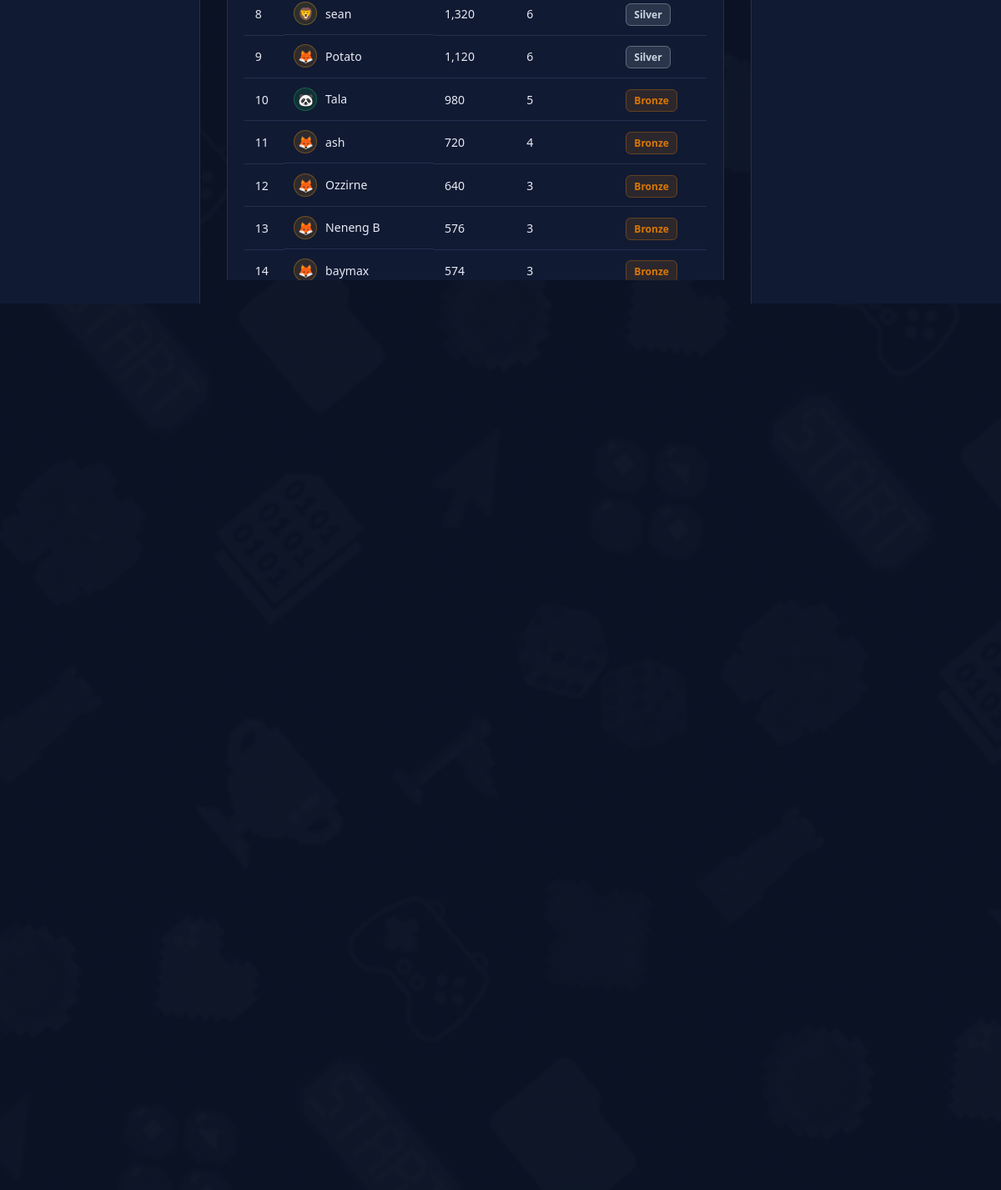
/leaderboards.php?tab=subnet&period=all (signed in, lower part), run on an earlier commit of the app's database.
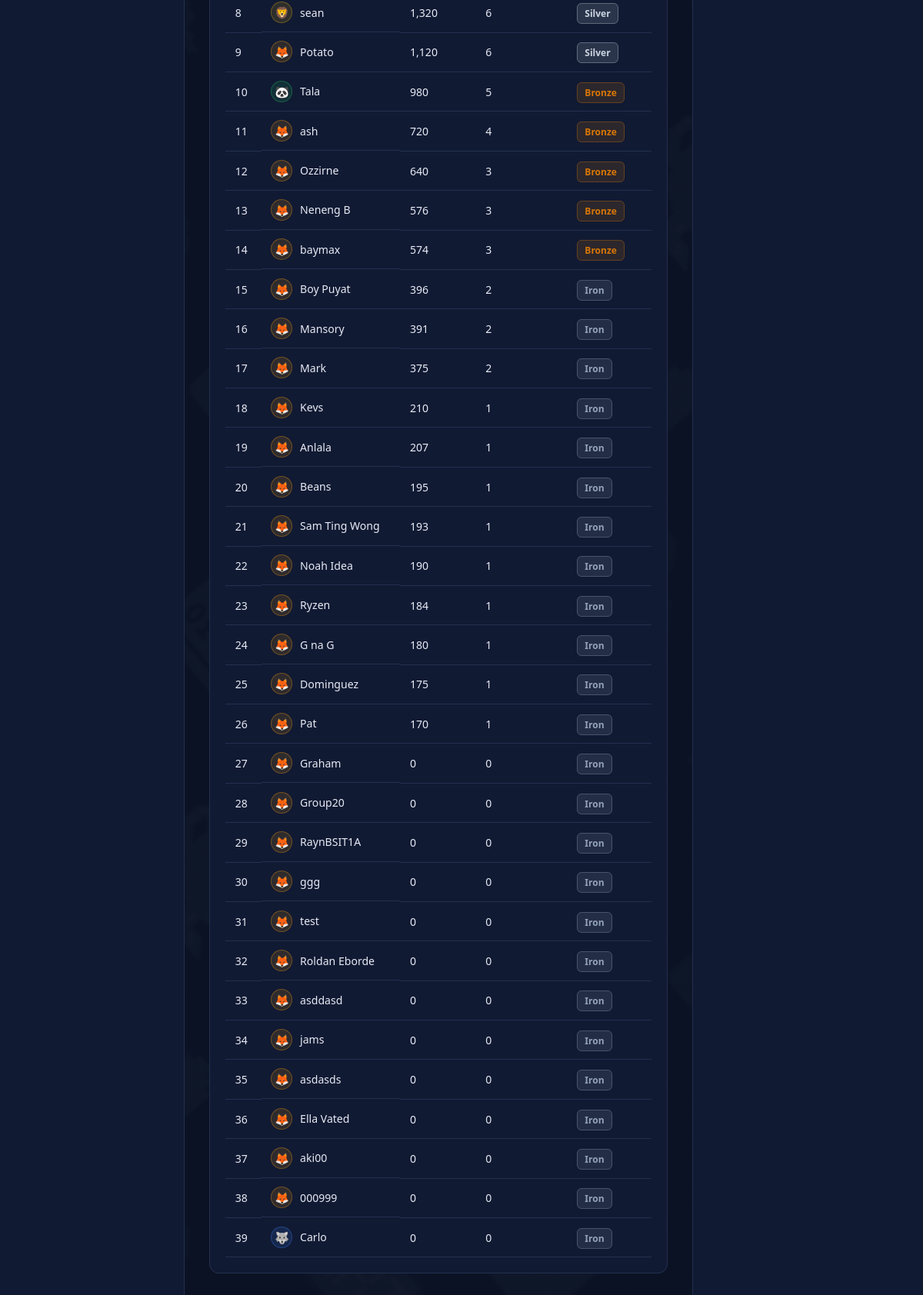
And on a later commit of the database.
### tables this page shows
CREATE TABLE `user_progress` (
  `user_id` int(11) NOT NULL,
  `level` int(11) NOT NULL DEFAULT 1,
  `career_xp` int(11) NOT NULL DEFAULT 0,
  `total_xp` int(11) NOT NULL DEFAULT 0,
  `xp_to_next_level` int(11) NOT NULL DEFAULT 500,
  `lessons_completed` int(11) NOT NULL DEFAULT 0,
  `quizzes_completed` int(11) NOT NULL DEFAULT 0,
  `total_correct` int(11) NOT NULL DEFAULT 0,
  `total_wrong` int(11) NOT NULL DEFAULT 0,
  `current_streak` int(11) NOT NULL DEFAULT 0,
  `last_activity_date` date DEFAULT NULL,
  `last_daily_challenge_date` date DEFAULT NULL
);

CREATE TABLE `users` (
  `id` int(11) NOT NULL,
  `username` varchar(50) NOT NULL,
  `email` varchar(100) NOT NULL,
  `password` varchar(255) NOT NULL,
  `avatar` varchar(30) NOT NULL DEFAULT 'fox',
  `is_admin` tinyint(1) NOT NULL DEFAULT 0,
  `created_at` datetime NOT NULL
);

### leaderboards.php (the view, shortened to what this page needs)
<?php
require "config.php";
require "includes/avatars.php";
require "includes/rank_tiers.php";
$userId = $_SESSION["user_id"];
$validTabs = ["overall", "subnet", "binary", "showdown"];
$tab = in_array($_GET["tab"] ?? "", $validTabs, true) ? $_GET["tab"] : "overall";
$gameFilter = "";
if ($tab === "subnet") $gameFilter = "AND s.game_type LIKE 'subnet_dissect%'";
$dateFilter = "";
$sql = "SELECT u.id, u.username, u.avatar, up.level,
        COALESCE(SUM(s.points), 0) AS total_score,
        COUNT(s.id) AS games_played
        FROM users u
        JOIN user_progress up ON up.user_id = u.id
        LEFT JOIN scores s ON s.user_id = u.id $gameFilter $dateFilter
        WHERE u.is_admin = 0
        GROUP BY u.id, u.username, u.avatar, up.level
        ORDER BY total_score DESC
        LIMIT 50";
$result = mysqli_query($conn, $sql);
$players = [];
$rank = 1;
while ($row = mysqli_fetch_assoc($result)) {
    $row["rank"] = $rank;
    $players[] = $row;
    $rank++;
}
?>
<!DOCTYPE html>
<html lang="en">
<head>
    <link rel="stylesheet" href="dash.css">
    <link rel="stylesheet" href="game.css">
</head>
<body>
<div class="layout">
    <aside class="sidebar">
    </aside>
    <main class="main">
        <div class="explore-panel">
            <?php if (empty($players)): ?>
                <p style="color:var(--text-dim); font-size:0.9rem;">No scores yet for this filter — be the first to play!</p>
            <?php else: ?>
            <table class="lb-table">
                <?php foreach ($players as $p): ?>
                    <tr class="<?= (int) $p["id"] === (int) $userId ? "me" : "" ?>">
                        <td><?= $p["rank"] == 1 ? "🥇" : ($p["rank"] == 2 ? "🥈" : ($p["rank"] == 3 ? "🥉" : $p["rank"])) ?></td>
                        <td class="player-cell"><?= render_avatar($p["avatar"], 28) ?> <?= htmlspecialchars($p["username"]) ?></td>
                        <td><?= number_format($p["total_score"]) ?></td>
                        <td><?= $p["games_played"] ?></td>
                        <td><?= render_tier_badge($p["total_score"]) ?></td>
                    </tr>
                <?php endforeach; ?>
            </table>
            <?php endif; ?>
        </div>
    </main>
    <aside class="right-col">
    </aside>
</div>
</body>
</html>

### includes/avatars.php
<?php
function get_avatar_presets() {
    return [
        ["id" => "fox",     "emoji" => "🦊", "color" => "#f59e0b"],
        ["id" => "owl",     "emoji" => "🦉", "color" => "#8b5cf6"],
        ["id" => "wolf",    "emoji" => "🐺", "color" => "#3b82f6"],
        ["id" => "panda",   "emoji" => "🐼", "color" => "#22c55e"],
        ["id" => "lion",    "emoji" => "🦁", "color" => "#eab308"],
        ["id" => "octopus", "emoji" => "🐙", "color" => "#14b8a6"],
        ["id" => "dragon",  "emoji" => "🐉", "color" => "#ef4444"],
        ["id" => "robot",   "emoji" => "🤖", "color" => "#ec4899"],
    ];
}
function get_avatar_by_id($avatarId) {
    foreach (get_avatar_presets() as $a) {
        if ($a["id"] === $avatarId) return $a;
    }
    return ["id" => "fox", "emoji" => "🦊", "color" => "#f59e0b"];
}
function render_avatar($avatarId, $size = 34) {
    $a = get_avatar_by_id($avatarId);
    $fontSize = round($size * 0.55);
    return '<div style="width:' . $size . 'px; height:' . $size . 'px; border-radius:50%; background:' . $a["color"] . '22;
        display:flex; align-items:center; justify-content:center; font-size:' . $fontSize . 'px; flex-shrink:0;
        border:1px solid ' . $a["color"] . '55;">' . $a["emoji"] . '</div>';
}

### includes/rank_tiers.php
<?php
function get_rank_tiers() {
    return [
        ["name" => "Grand Master", "min" => 8000, "color" => "#a78bfa"],
        ["name" => "Master",       "min" => 6000, "color" => "#eab308"],
        ["name" => "Diamond",      "min" => 4000, "color" => "#38bdf8"],
        ["name" => "Platinum",     "min" => 2500, "color" => "#2dd4bf"],
        ["name" => "Gold",         "min" => 1500, "color" => "#facc15"],
        ["name" => "Silver",       "min" => 1000, "color" => "#cbd5e1"],
        ["name" => "Bronze",       "min" => 500,  "color" => "#d97706"],
        ["name" => "Iron",         "min" => 0,    "color" => "#94a3b8"],
    ];
}
function get_rank_tier_for_xp($xp) {
    $tiers = get_rank_tiers();
    foreach ($tiers as $tier) {
        if ($xp >= $tier["min"]) return $tier;
    }
    return end($tiers);
}
function render_tier_badge($xp) {
    $t = get_rank_tier_for_xp($xp);
    return '<span style="background:' . $t["color"] . '22; color:' . $t["color"] . '; border:1px solid ' . $t["color"] . '55;
        padding:0.25rem 0.6rem; border-radius:6px; font-size:0.75rem; font-weight:bold;">' . htmlspecialchars($t["name"]) . '</span>';
}

What changed in the data, as far as the page shows it:
now on this page (row edited): user_progress: rank "15", user_id.avatar "🦊", user_id.username "Boy Puyat", total_score "396", games_played "2", name "Iron"
now on this page (row edited): user_progress: rank "16", user_id.avatar "🦊", user_id.username "Mansory", total_score "391", games_played "2", name "Iron"
now on this page (row edited): user_progress: rank "17", user_id.avatar "🦊", user_id.username "Mark", total_score "375", games_played "2", name "Iron"
now on this page (row unchanged): user_progress: rank "18", user_id.avatar "🦊", user_id.username "Kevs", total_score "210", games_played "1", name "Iron"
now on this page (row edited): user_progress: rank "19", user_id.avatar "🦊", user_id.username "Anlala", total_score "207", games_played "1", name "Iron"
now on this page (row edited): user_progress: rank "20", user_id.avatar "🦊", user_id.username "Beans", total_score "195", games_played "1", name "Iron"
now on this page (row edited): user_progress: rank "21", user_id.avatar "🦊", user_id.username "Sam Ting Wong", total_score "193", games_played "1", name "Iron"
now on this page (row edited): user_progress: rank "22", user_id.avatar "🦊", user_id.username "Noah Idea", total_score "190", games_played "1", name "Iron"
now on this page (row edited): user_progress: user_id "23", user_id.avatar "🦊", user_id.username "Ryzen", total_score "184", games_played "1", name "Iron"
now on this page (row edited): user_progress: rank "24", user_id.avatar "🦊", user_id.username "G na G", total_score "180", games_played "1", name "Iron"
now on this page (row edited): user_progress: rank "25", user_id.avatar "🦊", user_id.username "Dominguez", total_score "175", games_played "1", name "Iron"
now on this page (row edited): user_progress: rank "26", user_id.avatar "🦊", user_id.username "Pat", total_score "170", games_played "1", name "Iron"
now on this page (row unchanged): user_progress: rank "27", user_id.avatar "🦊", user_id.username "Graham", total_score "0", games_played "0", name "Iron"
added user_progress: rank "28", user_id.avatar "🦊", user_id.username "Group20", total_score "0", games_played "0", name "Iron"
now on this page (row unchanged): user_progress: rank "29", user_id.avatar "🦊", user_id.username "RaynBSIT1A", total_score "0", games_played "0", name "Iron"
added user_progress: rank "30", user_id.avatar "🦊", user_id.username "ggg", total_score "0", games_played "0", name "Iron"
now on this page (row unchanged): user_progress: rank "31", user_id.avatar "🦊", user_id.username "test", total_score "0", games_played "0", name "Iron"
now on this page (row unchanged): user_progress: rank "32", user_id.avatar "🦊", user_id.username "Roldan Eborde", total_score "0", games_played "0", name "Iron"
added user_progress: rank "33", user_id.avatar "🦊", user_id.username "asddasd", total_score "0", games_played "0", name "Iron"
now on this page (row unchanged): user_progress: rank "34", user_id.avatar "🦊", user_id.username "jams", total_score "0", games_played "0", name "Iron"
added user_progress: rank "35", user_id.avatar "🦊", user_id.username "asdasds", total_score "0", games_played "0", name "Iron"
now on this page (row edited): user_progress: rank "36", user_id.avatar "🦊", user_id.username "Ella Vated", total_score "0", games_played "0", name "Iron"
now on this page (row unchanged): user_progress: rank "37", user_id.avatar "🦊", user_id.username "aki00", total_score "0", games_played "0", name "Iron"
added user_progress: rank "38", user_id.avatar "🦊", user_id.username "000999", total_score "0", games_played "0", name "Iron"
now on this page (row edited): user_progress: rank "39", user_id.avatar "🐺", user_id.username "Carlo", total_score "0", games_played "0", name "Iron"
